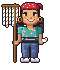

This figure's Python source:
"""Doña Yorleny, la de la lotería · personaje a ~65 px de alto, dibujado píxel por píxel.
Luz desde arriba a la izquierda. Contorno exterior oscuro cálido; contornos interiores con sombras de color."""
from PIL import Image

PAL = {
 'O': (42, 26, 32), 'o': (120, 64, 52),
 'L': (236, 182, 132), 'S': (214, 152, 106), 'D': (180, 114, 78), 'd': (140, 82, 58), 'b': (222, 128, 108),
 'H': (40, 28, 34), 'h': (72, 50, 56), 'y': (112, 84, 88),
 'R': (214, 54, 60), 'r': (160, 32, 46), 'w': (246, 232, 220),
 'E': (248, 244, 238), 'I': (96, 58, 36), 'P': (26, 14, 18), 'B': (54, 34, 36),
 'M': (196, 66, 84), 'm': (148, 42, 62),
 'G': (244, 202, 80), 'g': (184, 132, 40),
 'U': (126, 216, 204), 'T': (64, 180, 170), 't': (42, 134, 130), 'u': (28, 96, 98),
 'F': (246, 134, 168), 'f': (252, 224, 112),
 'K': (58, 58, 72), 'k': (36, 36, 46), 'z': (186, 186, 196),
 'Y': (110, 134, 182), 'J': (80, 100, 148), 'j': (58, 74, 114), 'n': (40, 52, 84),
 'X': (246, 246, 246), 'x': (196, 200, 212), 'q': (150, 156, 170),
 'V': (164, 116, 70), 'v': (112, 76, 46),
 'Q': (252, 248, 232), 'c': (70, 120, 210), 'e': (226, 76, 76), 'a': (80, 166, 92),
}
W, H = 60, 70
G = [['.'] * W for _ in range(H)]


def put(x, y, s):
    for i, ch in enumerate(s):
        if ch != '.' and 0 <= x + i < W and 0 <= y < H:
            G[y][x + i] = ch


def rect(x0, y0, x1, y1, ch):
    for y in range(y0, y1 + 1):
        for x in range(x0, x1 + 1):
            G[y][x] = ch


# ---------- la vara de lotería (detrás del brazo) ----------
rect(14, 4, 15, 61, 'V')
for y in range(4, 62):
    G[y][15] = 'v'
rect(2, 5, 18, 6, 'V'); rect(2, 6, 18, 6, 'v')
# tiras de lotería colgando, cada una con su número y su color
for i, (x, ln, col) in enumerate([(3, 17, 'c'), (6, 19, 'e'), (9, 16, 'a'), (12, 18, 'c'), (16, 15, 'e')]):
    for y in range(7, 7 + ln):
        G[y][x] = 'Q'; G[y][x + 1] = 'Q' if y % 4 else col
        if y % 4 == 1:
            G[y][x] = col
    G[7 + ln][x] = 'x'; G[7 + ln][x + 1] = 'x'
    G[7][x] = 'g'; G[7][x + 1] = 'g'   # prensas

# ---------- pelo suelto detrás de los hombros ----------
for y in range(18, 33):
    for x in list(range(17, 23)) + list(range(37, 43)):
        k = ((x // 2) * 3 + y) % 4
        G[y][x] = 'y' if k == 0 and (x + y) % 2 else 'h' if k in (0, 1) else 'H'
for x in range(17, 23):
    if (x + 1) % 2: G[33][x] = 'H'
for x in range(37, 43):
    if x % 2: G[33][x] = 'H'

# ---------- cabeza ----------
HEAD = {
 2: (25, 'OOOOOOOOOO'),
 3: (23, 'OORRRwRRRRRROO'),
 4: (22, 'ORRwRRRRRRwRRRrO'),
 5: (21, 'ORRRRRRRwRRRRRRrrO'),
 6: (20, 'ORRwRRRRRRRRRwRRrrrO'),
 7: (20, 'OrRRRRRwRRRRRRRRrrrO'),
 8: (20, 'OrrrrrrrrrrrrrrrrrrO'),
 9: (20, 'OHyHhHyhHHhHyHhHyHHO'),
 10: (20, 'OHHhLLLLLLLLLLLLhHHO'),
 11: (20, 'OHhLLLLLLLLLLLLLShHO'),
 12: (20, 'OHhLBBBLLLLLLBBBShHO'),
 13: (20, 'OHhOOOOLLLLLLOOOOhHO'),
 14: (20, 'OHSLEIPLLLLLLPIELDHO'),
 15: (20, 'OHSLEIILLLLLLIIELDHO'),
 16: (20, 'OHSLLSSSLLLLSSSLSDHO'),
 17: (20, 'OHhLbbLLLLSDLLbbLShO'),
 18: (20, 'OHhLLLLLLLDDLLLLSShO'),
 19: (20, 'OHhSLLLmLLLLLLmLSShO'),
 20: (20, 'OHhSLLLLMEEEEMLLSDhO'),
 21: (20, 'OHhSSLLLLmMMmLLSDDhO'),
 22: (20, 'OHHoSSLLLLLLLLSDDoHO'),
 23: (20, 'OHHHooDSSSSSSDDooHHO'),
 24: (20, '.OHH..oooooooooo.HHO'),
}
for y, (x, s) in HEAD.items():
    put(x, y, s)
# brillo del pelo y luz en la frente
put(23, 10, 'L'); put(24, 11, 'L')
# nudo de la pañoleta y sus puntas
put(37, 3, 'OOO'); put(37, 4, 'OrRrO'); put(38, 5, 'OrRrO'); put(39, 6, 'OrrO'); put(40, 7, 'OrO'); put(40, 8, 'OrO'); put(41, 9, 'OO')
# argollas doradas
for (x, y, s) in [(19, 17, 'GG'), (18, 18, 'G'), (21, 18, 'g'), (18, 19, 'G'), (21, 19, 'g'), (18, 20, 'G'), (21, 20, 'g'), (19, 21, 'gg'),
                  (39, 17, 'GG'), (38, 18, 'G'), (41, 18, 'g'), (38, 19, 'G'), (41, 19, 'g'), (38, 20, 'G'), (41, 20, 'g'), (39, 21, 'gg')]:
    put(x, y, s)

# ---------- cuello ----------
put(27, 24, 'DDDDDD'); put(27, 25, 'DDDDDD'); put(27, 26, 'SSSSSD')

# ---------- blusa floreada ----------
TORSO = {27: (22, 37), 28: (22, 37), 29: (22, 37), 30: (22, 37)}
for y in range(31, 39):
    TORSO[y] = (21, 38)
TORSO[39] = (22, 37)
for y, (a, b) in TORSO.items():
    for x in range(a, b + 1):
        c = 'U' if x <= a + 1 else 'u' if x >= b else 't' if x >= b - 2 else 'T'
        if y >= 37 and c == 'T': c = 't' if x > 30 else 'T'
        G[y][x] = c
# escote con cadena y crucita
put(27, 27, 'SSSSSS'); put(28, 28, 'GLSG'); put(29, 29, 'GG'); put(29, 30, 'g')
put(26, 27, 'u'); put(33, 27, 'u'); put(27, 28, 'u'); put(32, 28, 'u')
# flores
for (fx, fy) in [(24, 31), (31, 33), (26, 36), (34, 30), (29, 38), (35, 36), (23, 34), (32, 29)]:
    if G[fy][fx] in 'UTtu':
        G[fy][fx] = 'f'
        for dx, dy in ((1, 0), (-1, 0), (0, 1), (0, -1)):
            if G[fy + dy][fx + dx] in 'UTtu': G[fy + dy][fx + dx] = 'F'
# mangas abombadas
for y in range(27, 34):
    for x in range(18, 22):
        G[y][x] = 'U' if x == 18 or y == 27 else 'T'
    for x in range(38, 42):
        G[y][x] = 'u' if x == 41 else 't'
put(18, 33, 'tttt'); put(38, 33, 'uuuu')
put(22, 28, 'u'); put(22, 29, 'u'); put(37, 28, 'u'); put(37, 29, 'u')

# ---------- brazos y manos ----------
for y in range(34, 42):
    put(18, y, 'LSD'); put(39, y, 'SSD')
    G[y][21] = 'u'; G[y][38] = 'u'
# mano izquierda (de ella) agarrando la vara
put(14, 41, 'SLLSD'); put(14, 42, 'DSSSD'); put(14, 43, 'SLLSd'); put(15, 44, 'DDd')
G[41][13] = 'o'; G[42][13] = 'o'; G[43][13] = 'o'
put(18, 41, 'SD'); put(17, 40, 'SD')
# mano derecha con el abanico de enteros
for (x, y, s) in [(42, 39, 'QQ'), (44, 39, 'Qe'), (41, 40, 'cQQ'), (44, 40, 'QQa'), (43, 41, 'QQQ'), (45, 38, 'QQ'), (46, 39, 'Q')]:
    put(x, y, s)
put(39, 42, 'SSLS'); put(39, 43, 'DSSd'); put(40, 41, 'LS'); put(42, 41, 'S')

# ---------- riñonera ----------
put(21, 37, 'kkkkkkkkkkkkkkkkkk')
for y in range(38, 43):
    a, b = (24, 35) if y in (38, 42) else (23, 36)
    for x in range(a, b + 1):
        G[y][x] = 'K' if y < 41 else 'k'
put(25, 39, 'zzzzzzzzzz'); put(34, 39, 'G'); put(24, 40, 'K'); put(26, 38, 'q')

# ---------- jeans: cadera, piernas separadas que se afinan ----------
for y in range(43, 58):
    if y <= 46:
        for x in range(22, 38): G[y][x] = 'Y' if x <= 23 else 'j' if x >= 35 else 'J'
        if y >= 45: G[y][29] = 'n'; G[y][30] = 'j'
    else:
        t = 1 if y >= 53 else 0
        for x in range(22 + t, 29): G[y][x] = 'Y' if x <= 23 + t else 'j' if x >= 27 else 'J'
        for x in range(31, 38 - t): G[y][x] = 'J' if x <= 33 else 'j' if x >= 36 - t else 'J'
put(24, 44, 'YYYY'); put(32, 44, 'YYYY')
for y in (50, 51):
    put(24, y, 'YY'); put(32, y, 'YY')
put(26, 48, 'j'); put(34, 48, 'j'); put(25, 55, 'j'); put(33, 55, 'j')
put(23, 57, 'nnnnnn'); put(31, 57, 'nnnnnn')
# ---------- tenis ----------
for y, (s1, s2) in {58: ('XXXXXXX', 'XXXXXXX'), 59: ('XFFXXXXX', 'XXXFFXXX'), 60: ('xxxxxxxx', 'xxxxxxxx'), 61: ('qqqqqqqq', 'qqqqqqqq')}.items():
    put(21, y, s1); put(31, y, s2)
put(23, 58, 'nn'); put(33, 58, 'nn')
rect(14, 62, 15, 66, '.')
# ---------- contorno exterior automático ----------
def outline():
    out = [r[:] for r in G]
    for y in range(H):
        for x in range(W):
            if G[y][x] != '.':
                continue
            for dx, dy in ((1, 0), (-1, 0), (0, 1), (0, -1)):
                nx, ny = x + dx, y + dy
                if 0 <= nx < W and 0 <= ny < H and G[ny][nx] not in '.O':
                    out[y][x] = 'O'; break
    return out


def image():
    g = outline()
    im = Image.new('RGBA', (W, H), (0, 0, 0, 0)); px = im.load()
    for y in range(H):
        for x in range(W):
            if g[y][x] != '.':
                px[x, y] = PAL[g[y][x]] + (255,)
    return im


if __name__ == '__main__':
    import sys
    im = image(); im.save(sys.argv[1] + '/yorleny.png')
    im.resize((W * 8, H * 8), Image.NEAREST).save(sys.argv[1] + '/yorleny_x8.png')
